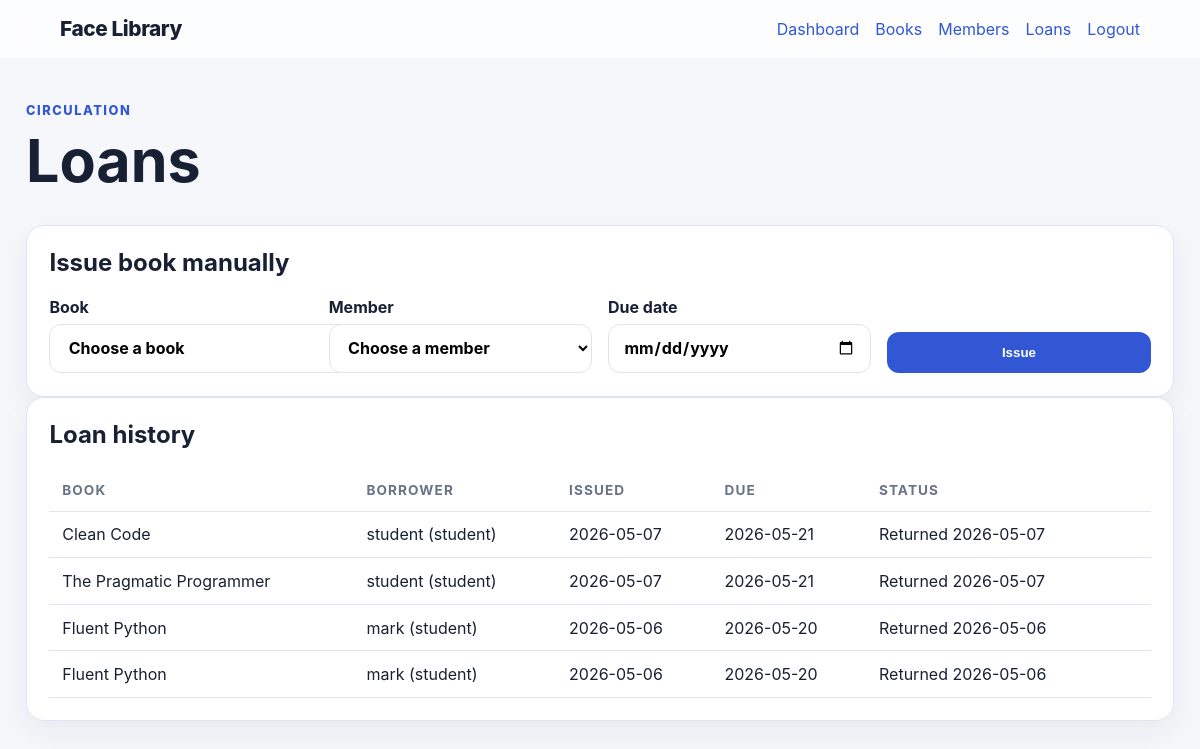
/loans (signed in), run on an earlier commit of the app's database.
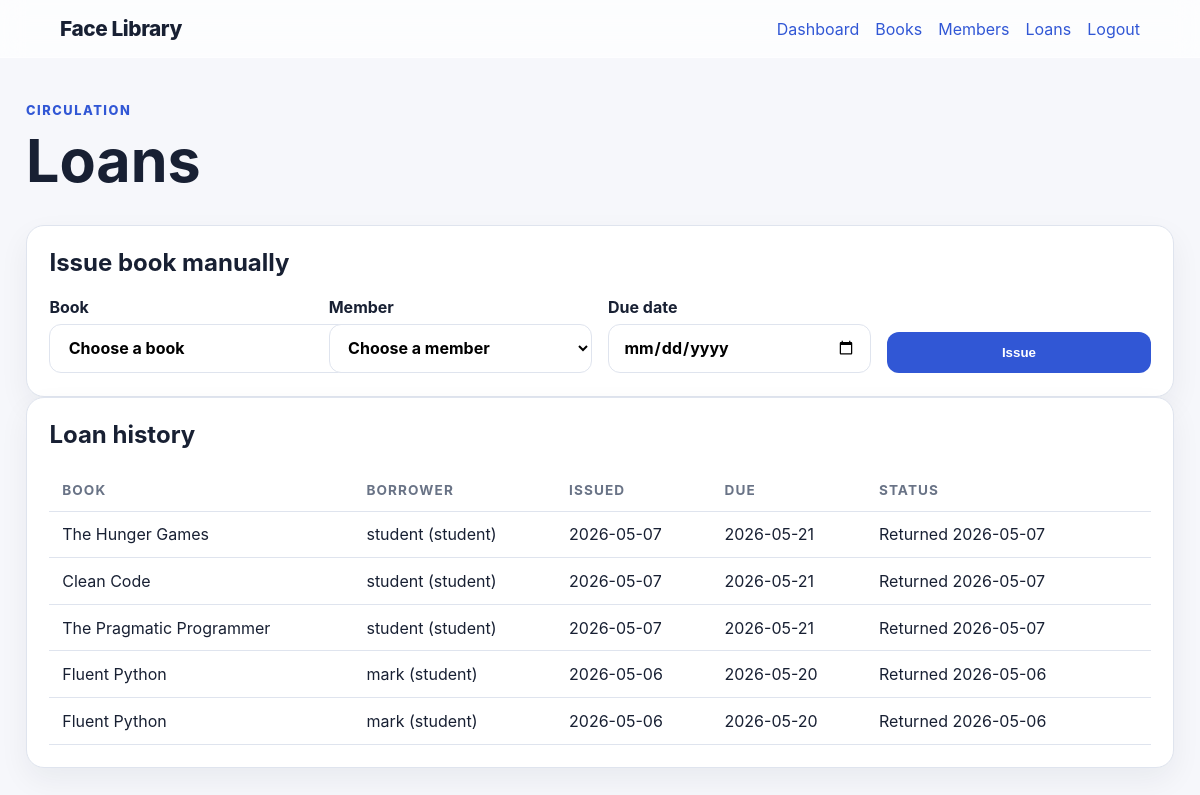
And on a later commit of the database.
### app/models.py (models this page shows, shortened)
class Loan(db.Model):
    id = db.Column(db.Integer, primary_key=True)
    book_id = db.Column(db.Integer, db.ForeignKey("book.id"), nullable=False)
    member_id = db.Column(db.Integer, db.ForeignKey("member.id"), nullable=True)
    student_id = db.Column(db.Integer, db.ForeignKey("user.id"), nullable=True)
    issued_at = db.Column(db.DateTime, nullable=False, default=datetime.utcnow)
    due_at = db.Column(db.DateTime, nullable=False)
    returned_at = db.Column(db.DateTime, nullable=True)
    book = db.relationship("Book", back_populates="loans")
    member = db.relationship("Member", back_populates="loans")
    student = db.relationship("User", back_populates="student_loans", foreign_keys=[student_id])
    @property
    def borrower_name(self):
        if self.student:
            return f"{self.student.username} (student)"
        if self.member:
            return self.member.name
        return "Unknown borrower"

class Book(db.Model):
    id = db.Column(db.Integer, primary_key=True)
    title = db.Column(db.String(200), nullable=False, index=True)
    author = db.Column(db.String(200), nullable=False)
    isbn = db.Column(db.String(64), unique=True, nullable=True)
    total_copies = db.Column(db.Integer, nullable=False, default=1)
    available_copies = db.Column(db.Integer, nullable=False, default=1)
    cover_image_path = db.Column(db.String(500), nullable=True)
    created_at = db.Column(db.DateTime, nullable=False, default=datetime.utcnow)
    loans = db.relationship("Loan", back_populates="book", cascade="all, delete-orphan")

class User(UserMixin, db.Model):
    id = db.Column(db.Integer, primary_key=True)
    username = db.Column(db.String(80), unique=True, nullable=False, index=True)
    email = db.Column(db.String(120), unique=True, nullable=False, index=True)
    password_hash = db.Column(db.String(255), nullable=False)
    face_image_path = db.Column(db.String(500), nullable=True)
    role = db.Column(db.String(50), nullable=False, default="librarian")
    created_at = db.Column(db.DateTime, nullable=False, default=datetime.utcnow)
    student_loans = db.relationship("Loan", back_populates="student", foreign_keys="Loan.student_id")
    @property
    def is_student(self):
        return self.role == "student"
    @property
    def is_librarian(self):
        return self.role in {"admin", "librarian"}

### app/routes.py (the view, shortened to what this page needs)
@main_bp.route("/loans", methods=["GET", "POST"])
@librarian_required
def loans():
    all_loans = Loan.query.order_by(Loan.issued_at.desc()).all()
    available_books = Book.query.filter(Book.available_copies > 0).order_by(Book.title.asc()).all()
    all_members = Member.query.order_by(Member.name.asc()).all()
    return render_template("loans.html", loans=all_loans, books=available_books, members=all_members)

### app/routes.py (called while the page is built)
def get_csrf_token():
    token = session.get("_csrf_token")
    if not token:
        token = token_urlsafe(32)
        session["_csrf_token"] = token
    return token

@main_bp.app_context_processor
def inject_helpers():
    return {"csrf_token": get_csrf_token, "now": datetime.utcnow, "book_cover_url": book_cover_url}

def librarian_required(view):
    @wraps(view)
    def wrapped(*args, **kwargs):
        if not current_user.is_authenticated:
            return redirect(url_for("main.login"))
        if not current_user.is_librarian:
            flash("That page is for librarians only.", "warning")
            return redirect(url_for("main.student_dashboard"))
        return view(*args, **kwargs)
    return wrapped

### app/templates/loans.html (shortened to what this page needs)
{% extends "base.html" %}
{% block content %}
<section class="page-header">
  <div>
    <p class="eyebrow">Circulation</p>
    <h1>Loans</h1>
  </div>
</section>
<section class="card">
  <h2>Issue book manually</h2>
  <form method="post" class="form horizontal">
    <label>Book
      <select name="book_id" required>
        <option value="">Choose a book</option>
      </select>
    </label>
    <label>Member
      <select name="member_id" required>
        <option value="">Choose a member</option>
      </select>
    </label>
    <label>Due date
      <input type="date" name="due_date" required>
    </label>
    <button class="button" type="submit">Issue</button>
  </form>
</section>
<section class="card">
  <h2>Loan history</h2>
  <table>
    <thead><tr><th>Book</th><th>Borrower</th><th>Issued</th><th>Due</th><th>Status</th><th></th></tr></thead>
    <tbody>
      {% for loan in loans %}
      <tr>
        <td>{{ loan.book.title }}</td>
        <td>{{ loan.borrower_name }}</td>
        <td>{{ loan.issued_at.strftime('%Y-%m-%d') }}</td>
        <td>{{ loan.due_at.strftime('%Y-%m-%d') }}</td>
        <td>{{ 'Returned ' + loan.returned_at.strftime('%Y-%m-%d') if loan.returned_at else 'Active' }}</td>
        <td>
        </td>
      </tr>
      {% else %}
      <tr><td colspan="6">No loans yet.</td></tr>
      {% endfor %}
    </tbody>
  </table>
</section>
{% endblock %}

What changed in the data, as far as the page shows it:
added Loan: book "The Hunger Games", borrower_name "student (student)", issued_at "2026-05-07", due_at "2026-05-21", returned_at "Returned 2026-05-07"
